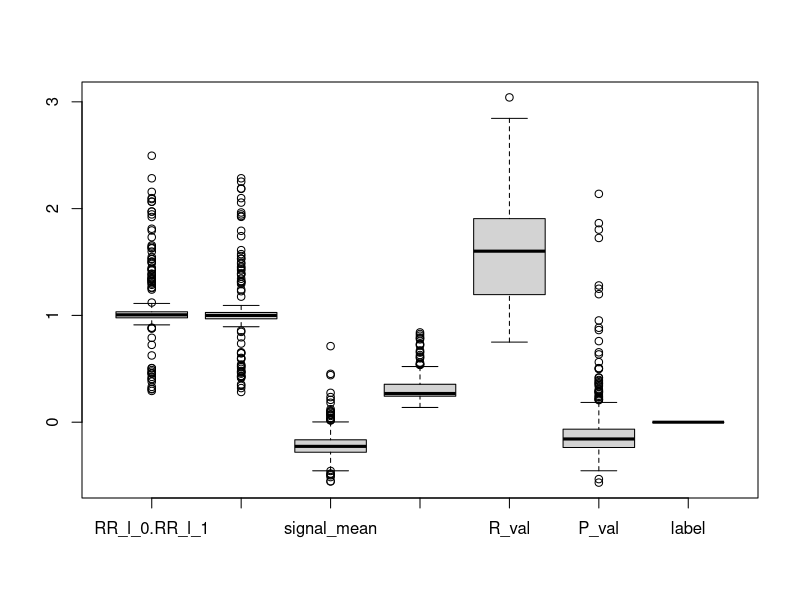

Write R code to recreate this figure.
# funkcija skaiciuojanti isskirtis
outliers <- function(data, column) {
boxplot.stats(data[[column]])$out
}
#funkcija salinanti isskirtis
out_delete <- function(data, column, outlier) {
data_clean <- data[!data[[column]] %in% outlier, ]
return(data_clean)
}

label_0 <- read.csv("csv/duomenys_be_praleistu_reiksmiu/label_0.csv", sep = ',')
boxplot(label_0)
